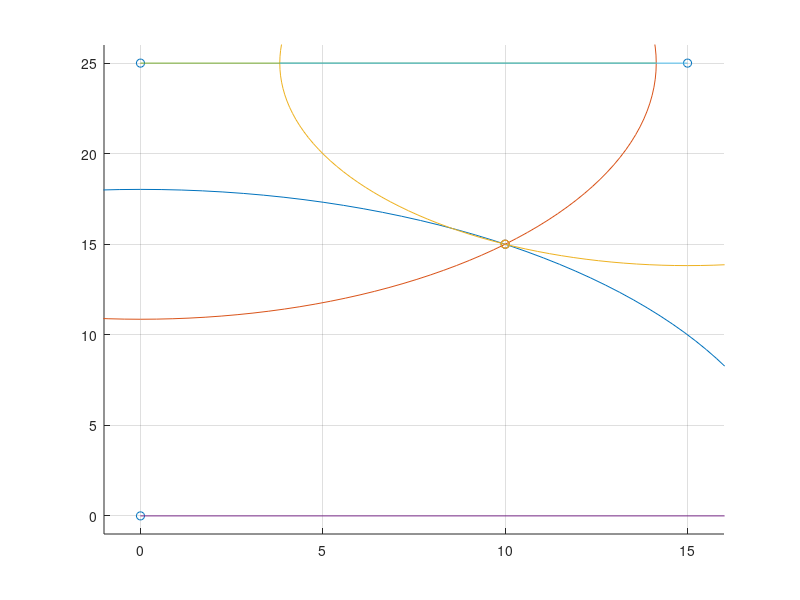

MATLAB code to generate this figure:
xloc = [0 0 15 10]; %x positions of comp
yloc = [0 25 25 15]; %y positions of comp

Sx = 10; %known location of source.. wont know this for project
Sy = 15;

%distance calculations from mic to source
D1 = sqrt(((xloc(1)-Sx)^2)+((yloc(1)-Sy)^2));
D2 = sqrt(((xloc(2)-Sx)^2)+((yloc(2)-Sy)^2));
D3 = sqrt(((xloc(3)-Sx)^2)+((yloc(3)-Sy)^2));


th = 0:pi/100:2*pi; %the step size determines how close the circles are to the radi

xunit1 = D1 * cos(th) + xloc(1); %graphs circle around mic 1
yunit1 = D1 * sin(th) + yloc(1);

xunit2 = D2 * cos(th) + xloc(2); %graphs circle around mic 2
yunit2 = D2 * sin(th) + yloc(2);

xunit3 = D3 * cos(th) + xloc(3); %graphs circle around mic 3
yunit3 = D3 * sin(th) + yloc(3);


%Find the intersection of three spheres                 
%P1,P2,P3 are the centers, D1,D2,D3 are the radii       
%Implementaton based on Wikipedia Trilateration article.  
P1 = [0,0];
P2 = [0,25];
P3 = [15,25];
            
temp1 = P2-P1;
e_x = temp1/norm(temp1);
temp2 = P3-P1;
i = dot(e_x,temp2);
temp3 = temp2 - i*e_x;
e_y = temp3/norm(temp3);                                
d = norm(P2-P1);
j = dot(e_y,temp2);
x = (D1*D1 - D2*D2 + d*d) / (2*d);
y = (D1*D1 - D3*D3 -2*i*x + i*i + j*j) / (2*j);
temp4 = D1*D1 - x*x - y*y;
pa = P1 + x*e_x + y*e_y;

figure
%positions of mics
scatter(xloc,yloc)
hold on
%positions of sound source
scatter(Sx,Sy);

%circles with radi of distance from mic to source
hold on
plot(xunit1, yunit1);
hold on
plot(xunit2, yunit2);
hold on
plot(xunit3, yunit3);
hold on

%plot radi... just for visulaization
plot([xloc(1),xunit1(1)],[yloc(1),yunit1(1)]);
hold on
plot([xloc(2),xunit2(1)],[yloc(2),yunit2(1)]);
hold on
plot([xloc(3),xunit3(101)],[yloc(3),yunit3(101)]);  

%plot esmitated location
hold on
scatter(pa(1),pa(2));

grid on
xlim([-1 16])
ylim([-1 26])


%%determining location of source
%the idea here is to find the points on the radi that are closest to each
%other, then determines something close to sound source
% DTM1 = zeros(length(xunit1)+2,length(xunit1));
% DTM2 = zeros;
% for i = 1:1:length(xunit1)
%     for j = 1:1:length(xunit1)
%         DTM1(i,j) = sqrt(((xunit1(i)-xunit2(j))^2)+((xunit1(i)-yunit2(j))^2));
%         DTM2(i,j) = sqrt(((xunit1(i)-xunit3(j))^2)+((xunit1(i)-yunit3(j))^2));
%     end
% end  





